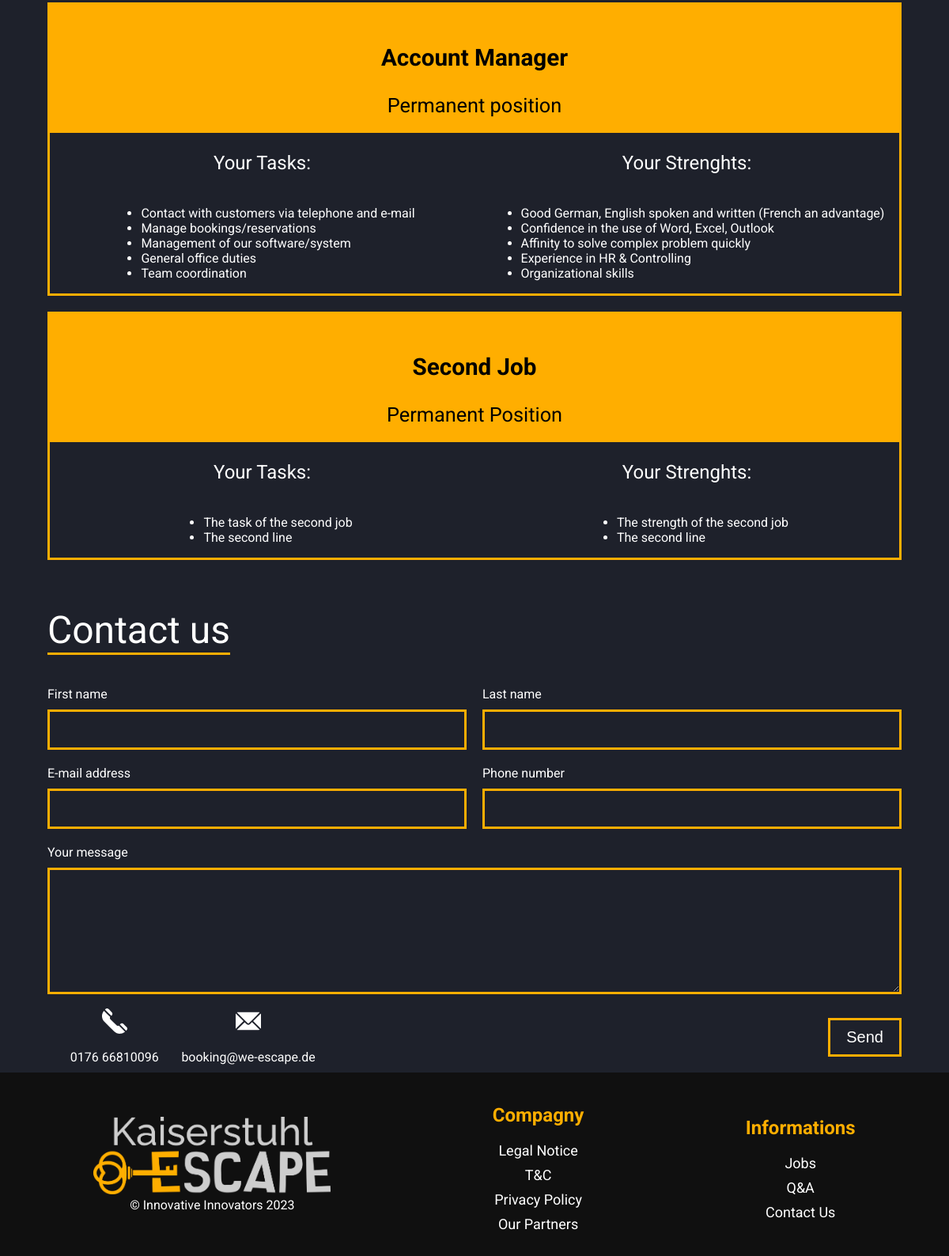
Before: /index.php?action=jobs (lower part) with the older database file.
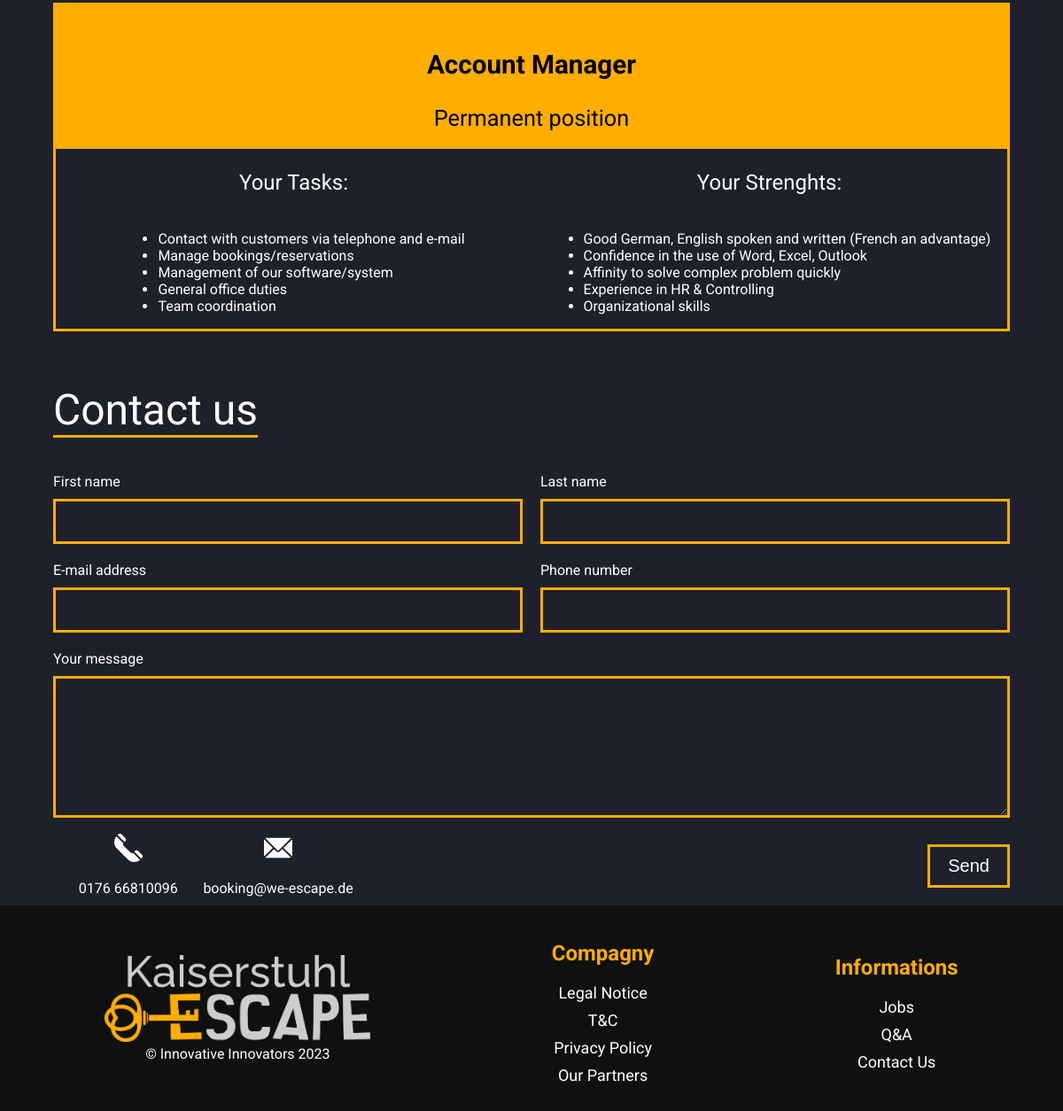
After: the same page with the newer database file.
### tables this page shows
CREATE TABLE `jobs` (
  `id_jobs` int(11) NOT NULL,
  `title` varchar(255) DEFAULT NULL,
  `titleFR` varchar(255) DEFAULT NULL,
  `position` varchar(255) DEFAULT NULL,
  `positionFR` varchar(255) DEFAULT NULL,
  `task` text DEFAULT NULL,
  `taskFR` text DEFAULT NULL,
  `strength` text DEFAULT NULL,
  `strengthFR` text DEFAULT NULL,
  `visible` tinyint(1) DEFAULT NULL
);

### vue/vue.class.php (called while the page is built, shortened)
<?php
class vue
{
    private $fichierVue;
    public function __construct($action)
    {
        $this->fichierVue = "vue/vue" . $action . ".php";
    }
    public function afficher($data, $title)
    {
        require $this->fichierVue;
        require "gabarit.php";
    }
}

### controleur/ctrJobs.class.php (called while the page is built)
<?php
require_once "modele/jobs.class.php";
require_once "vue/vue.class.php";
class ctrJobs
{
    public $jobs;
    public function __construct()
    {
        $this->jobs = new jobs();
    }
    public function jobs()
    {
        $jobs = $this->jobs->getJobsVisible();
        $title = "Jobs - Kaiserstuhl escape";
        $objVue = new vue("Jobs");
        $objVue->afficher(array("jobs" => $jobs), $title);
    }
}

### index.php (called while the page is built, shortened)
<?php
require "includes/default_config.php";
$objRouteur = new Routeur();
$objRouteur->routeurRequete();

### modele/jobs.class.php (called while the page is built, shortened)
<?php
require_once "modele/bdd.class.php";
class jobs extends bdd
{
    public function getJobsVisible()
    {
        $req = "SELECT * FROM jobs WHERE visible = 1";
        $jobs = $this->execReq($req);
        return $jobs;
    }
}

### includes/default_config.php (called while the page is built, shortened)
<?php
$conf = new stdClass();
$conf->DBHOST = config::$DBHost ?? "localhost";
$conf->DBUSER = config::$DBUser ?? "root";
$conf->DBNAME = config::DBNAME;
$conf->DBPWD = config::$DBPwd ?? "admin";

### modele/bdd.class.php (called while the page is built, shortened)
<?php
abstract class bdd
{
    private $bdd;
    protected function execReq($req)
    {
        $reponse = $this->connexionBDD()->query($req);
        $resultat = $reponse->fetchAll(PDO::FETCH_ASSOC);
        return $resultat;
    }
    private function connexionBDD()
    {
        global $conf;
        if (!isset($this->bdd))
            try {
                $options = array(PDO::MYSQL_ATTR_INIT_COMMAND => "SET NAMES utf8");
                $this->bdd = new PDO('mysql:host=' . $conf->DBHOST . ';dbname=' . $conf->DBNAME, $conf->DBUSER, $conf->DBPWD, $options);
            } catch (Exception $err) {
                throw new Exception("Connexion à la BDD");
            }
        return $this->bdd;
    }
}

### vue/vueJobs.php (the view, shortened to what the changed rows need)
<div class="jobsOffers">
    <?php
    foreach ($jobs as $job) {
        ?>
        <div class="topJob">
            <div class="titleJob">
                <?php
                if ($_SESSION['lang'] == "fr") {
                    $jobTitle = $job['titleFR'];
                    $jobPosition = $job['positionFR'];
                } elseif ($_SESSION['lang'] == "en") {
                    $jobTitle = $job['title'];
                    $jobPosition = $job['position'];
                } else {
                    $jobTitle = $job['title'];
                    $jobPosition = $job['position'];
                }
                ?>
                <h3><?= $jobTitle ?></h3>
                <p><?= $jobPosition ?></p>
            </div>
            <div class="grid1fr">
                <div class="taskJobOffer">
                    <p><?= JOBS_TASK ?></p>
                    <ul>
                        <?php
                        if ($_SESSION['lang'] == "fr") {
                            $jobTask = $job['taskFR'];
                        } elseif ($_SESSION['lang'] == "en") {
                            $jobTask = $job['task'];
                        } else {
                            $jobTask = $job['task'];
                        }
                        $jobTaskFinal = str_replace("\r", "<li>", $jobTask);
                        $jobTaskFinal = "<li>" . $jobTaskFinal;
                        echo $jobTaskFinal . "</li>";
                        ?>
                    </ul>
                </div>
                <div class="strenghtJobOffer">
                    <p><?= JOBS_STRENGHT ?></p>
                    <ul>
                        <?php
                        if ($_SESSION['lang'] == "fr") {
                            $jobStrength = $job['strengthFR'];
                        } elseif ($_SESSION['lang'] == "en") {
                            $jobStrength = $job['strength'];
                        } else {
                            $jobStrength = $job['strength'];
                        }
                        $jobStrengthFinal = str_replace("\r", "<li>", $jobStrength);
                        $jobStrengthFinal = "<li>" . $jobStrengthFinal;
                        echo $jobStrengthFinal . "</li>";
                        ?>
                    </ul>
                </div>
            </div>
        </div>
        <?php
    }
    ?>
</div>
<h2 class="titleUnderline"><?= JOBS_H2_3 ?></h2>

Changed rows visible on the page:
no longer on this page (row edited): jobs: title "Second Job", position "Permanent Position", task "The task of the second job The second line", strength "The strength of the second job The second line"
